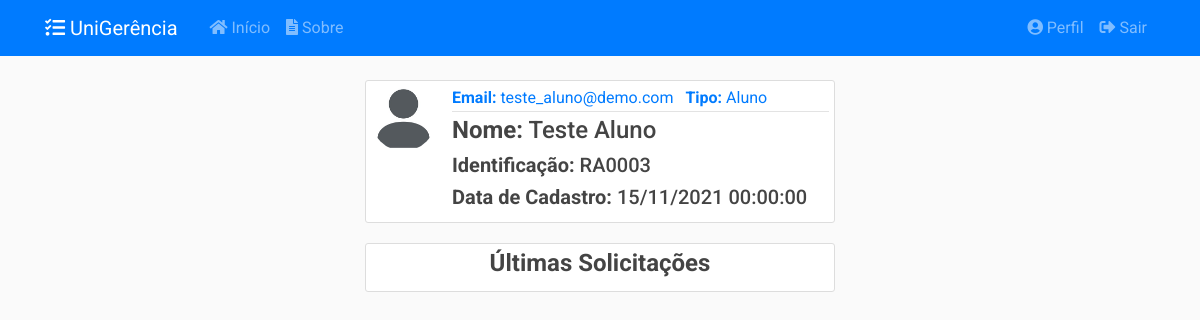
The page /usuarios/3 (signed in) on the database as committed earlier.
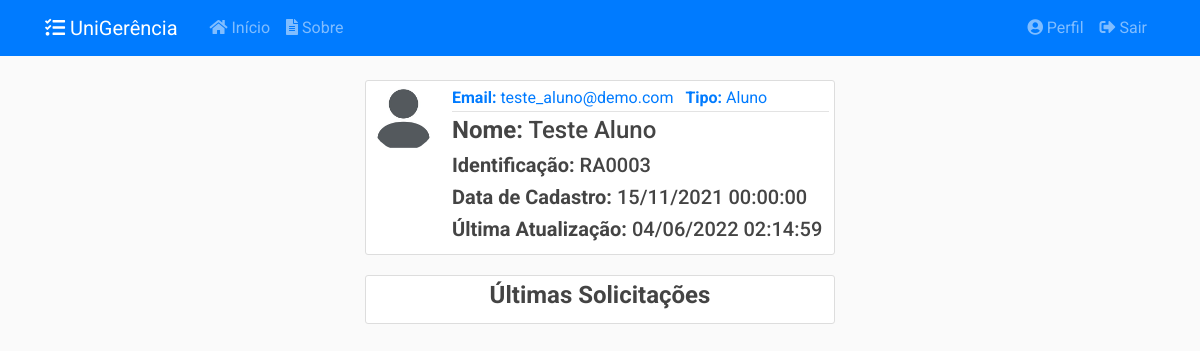
The same page on the database as committed later.
### app/models/usuarios.py (models this page shows, shortened)
class Usuario(db.Model, UserMixin):
    __tablename__ = 'usuarios'
    __table_args__ = {'extend_existing': True}
    id = db.Column(db.Integer, primary_key=True)
    nome = db.Column(db.String(100), nullable=False)
    identificacao = db.Column(db.String(20), unique=True, nullable=False)
    email = db.Column(db.String(100), unique=True, nullable=False)
    senha = db.Column(db.String(60), nullable=False)
    data_cadastro = db.Column(db.DateTime, nullable=False,
                              default=datetime.now().astimezone(fuso_horario))
    data_atualizacao = db.Column(db.DateTime, nullable=True)
    tipo = db.Column(db.Enum(TipoUsuario), nullable=False)
    ativo = db.Column(db.Boolean, nullable=False, default=True)
    imagem_perfil = db.Column(db.String(20), nullable=False,
                              default='default.jpg')
    posts = db.relationship('Post', backref='autor',
                            foreign_keys='Post.usuario_id', lazy=True)
    recipiente = db.relationship('Post', backref='destinatario',
                                 foreign_keys='Post.destinatario_id', lazy=True)
    solicitacoes = db.relationship('Solicitacao', backref='autor', lazy=True)
    relatorios = db.relationship('Relatorio', backref='autor', lazy=True)
    def recupera_id(usuario_id):
        return Usuario.query.filter_by(id=usuario_id).filter_by(ativo=True).first_or_404()
    def __repr__(self):
        return f"{self.nome} ({self.identificacao})"

### app/controllers/usuarios.py (the view)
@usuarios.route("/<int:usuario_id>", methods=['GET'])
@login_required
@admin_required
def usuario(usuario_id):
    usuario = Usuario.recupera_id(usuario_id)
    solicitacoes = Solicitacao.recupera_autor_limite(usuario, 5)
    return render_template('usuarios/usuario.html',
                           title=usuario, usuario=usuario,
                           solicitacoes=solicitacoes)

### app/models/solicitacoes.py (called while the page is built)
    def recupera_autor_limite(usuario, limite):
        return Solicitacao.query.filter_by(autor=usuario).filter_by(
            ativo=True).order_by(Solicitacao.id.desc()).limit(limite)

### app/models/usuarios.py (called while the page is built)
@login_manager.user_loader
def load_user(user_id):
    return Usuario.query.get(int(user_id))

### app/utils.py (called while the page is built)
def admin_required(f):
    @wraps(f)
    def wrap(*args, **kwargs):
        if current_user.tipo.name == 'ADMIN':
            return f(*args, **kwargs)
        else:
            flash('Você não tem autorização para acessar esta página.', 'danger')
        return redirect(url_for('principal.inicio'))
    return wrap

### app/templates/usuarios/usuario.html (shortened to what this page needs)
{% extends "layout.html" %}
{% block conteudo %}
<article class="media content-section">
    <img class="rounded-circle article-img" src="{{ url_for('static', filename='img_perfil/' + usuario.imagem_perfil) }}">
    <div class="media-body">
        <div class="article-metadata">
            <a class="mr-2"><strong>Email:</strong> {{ usuario.email }}</a>
            <a class="mr-2"><strong>Tipo:</strong> {{ usuario.tipo.value }}</a>
        </div>
        <h4 class="article-title"><strong>Nome:</strong> {{ usuario.nome }}</h4>
        <h5 class="article-content"><strong>Identificação:</strong> {{ usuario.identificacao }}</h5>
        <h5 class="article-content"><strong>Data de Cadastro:</strong> {{ usuario.data_cadastro.strftime('%d/%m/%Y %H:%M:%S') }}</h5>
        {% if usuario.data_atualizacao %}
            <h5 class="article-content"><strong>Última Atualização:</strong> {{ usuario.data_atualizacao.strftime('%d/%m/%Y %H:%M:%S') }}</h5>
        {% endif %}
    </div>
</article>
<article class="media content-section">
    <div class="media-body">
        <h4 class="article-content text-center"><strong>Últimas Solicitações</strong></h4>
    </div>
</article>
{% endblock conteudo %}

Rows that differ between the two databases and show on the page:
changed Usuario "Teste Aluno": data_atualizacao (not shown) → "04/06/2022 02:14:59"
Other text that changed with them:
text now shown: "Última Atualização:"
